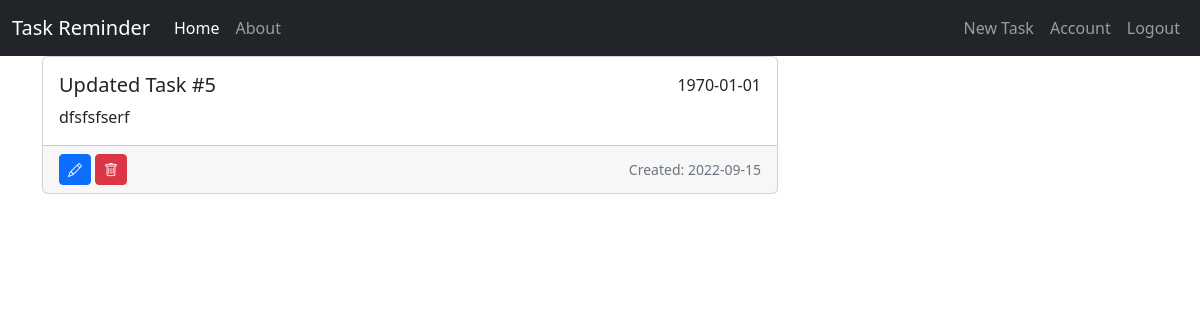
Before: /task/6 (signed in) with the older database file.
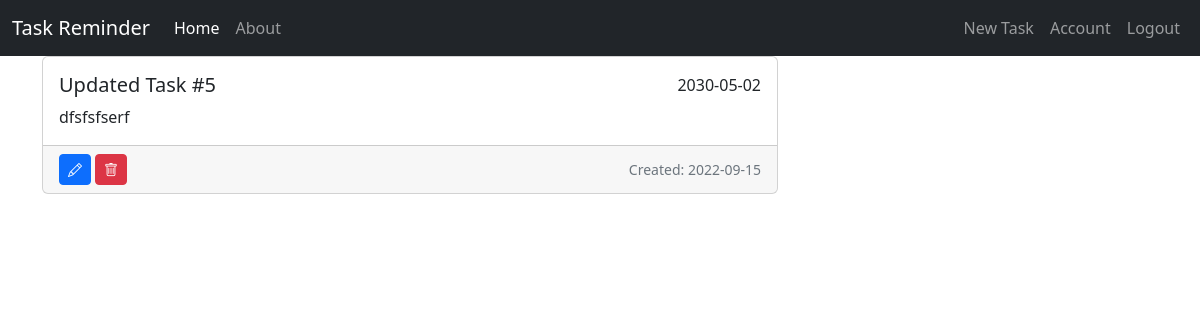
After: the same page with the newer database file.
### task_app/models.py (models this page shows, shortened)
class Task(db.Model):
    id = db.Column(db.Integer, primary_key=True)
    title = db.Column(db.String(100), nullable=False)
    content = db.Column(db.Text)
    date_created = db.Column(db.Date, nullable=False, default=datetime.utcnow)
    date_tasked = db.Column(db.Date, nullable=True, default=None)
    user_id = db.Column(db.Integer, db.ForeignKey("user.id"), nullable=False)

### task_app/tasks/routes.py (the view)
@tasks.route("/task/<int:task_id>", methods=["GET", "POST"])
@login_required
def task(task_id):
    task = Task.query.get_or_404(task_id)
    if task.user_id != current_user.id:
        abort(403)
    return render_template("task.html", task=task)

### task_app/models.py (called while the page is built)
@login_manager.user_loader
def load_user(user_id):
    return User.query.get(int(user_id))

### task_app/templates/task.html (shortened to what this page needs)
{% extends "layout.html" %}
{% block content %}
    <div class="card text-justify mb-4">
        <div class="card-body">
            <div class="d-flex">
                <h5 class="card-title">{{ task.title }}</h5>
                <span class="card-text ms-auto">
                    {{ task.date_tasked if task.date_tasked else "" }}
                </span>
            </div>
            <p class="card-text">{{ task.content }}</p>
        </div>
        <div class="card-footer text-muted d-flex align-items-center">
            <a class="btn btn-primary btn-sm me-1" href="{{ url_for('tasks.update_task', task_id=task.id) }}">
              <i class="bi bi-pencil"></i>
            </a>
            <button type="button" class="btn btn-danger btn-sm" data-bs-toggle="modal" data-bs-target="#deleteModal">
              <i class="bi bi-trash"></i>
            </button>
            <small class="ms-auto">Created: {{ task.date_created.strftime("%Y-%m-%d") }}</small>
        </div>
    </div>
{% endblock content %}

Changed rows visible on the page:
changed Task "Updated Task #5": date_tasked "1970-01-01" → "2030-05-02"
